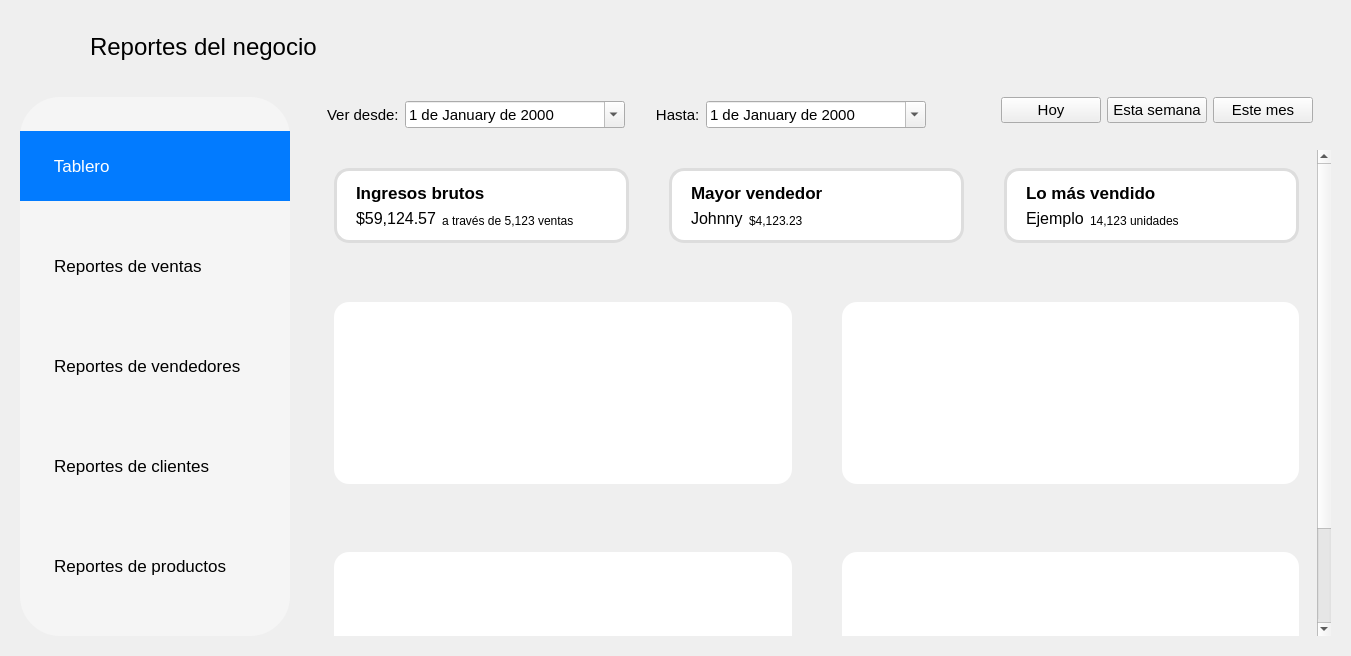
<?xml version="1.0" encoding="UTF-8"?>
<ui version="4.0">
 <class>Reportes</class>
 <widget class="QWidget" name="Reportes">
  <property name="geometry">
   <rect>
    <x>0</x>
    <y>0</y>
    <width>1339</width>
    <height>656</height>
   </rect>
  </property>
  <property name="windowTitle">
   <string>Form</string>
  </property>
  <layout class="QVBoxLayout" name="verticalLayout_2">
   <item alignment="Qt::AlignLeft|Qt::AlignTop">
    <widget class="QFrame" name="frame">
     <property name="minimumSize">
      <size>
       <width>0</width>
       <height>71</height>
      </size>
     </property>
     <property name="styleSheet">
      <string notr="true">QFrame { border: none; }</string>
     </property>
     <property name="frameShape">
      <enum>QFrame::StyledPanel</enum>
     </property>
     <property name="frameShadow">
      <enum>QFrame::Raised</enum>
     </property>
     <layout class="QHBoxLayout" name="horizontalLayout">
      <property name="spacing">
       <number>20</number>
      </property>
      <property name="leftMargin">
       <number>27</number>
      </property>
      <property name="rightMargin">
       <number>18</number>
      </property>
      <item>
       <widget class="QPushButton" name="btRegresar">
        <property name="cursor">
         <cursorShape>PointingHandCursor</cursorShape>
        </property>
        <property name="styleSheet">
         <string notr="true">QPushButton {
        background-color: transparent;
        border: none;
        padding: 0px;
    }
    QPushButton:hover {
        background-color: rgba(255, 255, 255, 0);
    }
    QPushButton:pressed {
        background-color: rgba(255, 255, 255, 0);
    }</string>
        </property>
        <property name="text">
         <string notr="true"/>
        </property>
        <property name="icon">
         <iconset resource="../resources.qrc">
          <normaloff>:/img/resources/images/leftarrow.png</normaloff>:/img/resources/images/leftarrow.png</iconset>
        </property>
        <property name="iconSize">
         <size>
          <width>40</width>
          <height>40</height>
         </size>
        </property>
        <property name="flat">
         <bool>true</bool>
        </property>
       </widget>
      </item>
      <item>
       <widget class="QLabel" name="lbTitulo">
        <property name="minimumSize">
         <size>
          <width>211</width>
          <height>41</height>
         </size>
        </property>
        <property name="font">
         <font>
          <pointsize>18</pointsize>
         </font>
        </property>
        <property name="text">
         <string>Reportes del negocio</string>
        </property>
       </widget>
      </item>
     </layout>
    </widget>
   </item>
   <item>
    <widget class="QFrame" name="frame1">
     <property name="sizePolicy">
      <sizepolicy hsizetype="Preferred" vsizetype="Expanding">
       <horstretch>0</horstretch>
       <verstretch>0</verstretch>
      </sizepolicy>
     </property>
     <layout class="QGridLayout" name="gridLayout_5">
      <property name="horizontalSpacing">
       <number>26</number>
      </property>
      <item row="0" column="0" rowspan="2">
       <widget class="QFrame" name="frameBotones">
        <property name="styleSheet">
         <string notr="true">background-color: rgb(245, 245, 245);
border-radius: 40px;</string>
        </property>
        <layout class="QVBoxLayout" name="verticalLayout">
         <property name="leftMargin">
          <number>0</number>
         </property>
         <property name="topMargin">
          <number>0</number>
         </property>
         <property name="rightMargin">
          <number>0</number>
         </property>
         <property name="bottomMargin">
          <number>20</number>
         </property>
         <item>
          <widget class="QPushButton" name="btTablero">
           <property name="sizePolicy">
            <sizepolicy hsizetype="Minimum" vsizetype="Expanding">
             <horstretch>0</horstretch>
             <verstretch>0</verstretch>
            </sizepolicy>
           </property>
           <property name="minimumSize">
            <size>
             <width>0</width>
             <height>70</height>
            </size>
           </property>
           <property name="maximumSize">
            <size>
             <width>16777215</width>
             <height>50</height>
            </size>
           </property>
           <property name="font">
            <font>
             <pointsize>13</pointsize>
            </font>
           </property>
           <property name="cursor">
            <cursorShape>PointingHandCursor</cursorShape>
           </property>
           <property name="styleSheet">
            <string notr="true">QPushButton {
	background-color: transparent;
	text-align: left;
	padding-left: 20px;
}

QPushButton:hover {
	background-color: rgba(2,123,255,255);
	color: white;
}
QPushButton:pressed {
	background-color: rgba(0,95,160,255);
	color: white;
}
QPushButton:checked {
	background-color: rgba(2,123,255,255);
	color: white;
}</string>
           </property>
           <property name="text">
            <string>   Tablero</string>
           </property>
           <property name="icon">
            <iconset resource="../resources.qrc">
             <normaloff>:/img/resources/images/blocks.png</normaloff>:/img/resources/images/blocks.png</iconset>
           </property>
           <property name="iconSize">
            <size>
             <width>25</width>
             <height>25</height>
            </size>
           </property>
           <property name="checkable">
            <bool>true</bool>
           </property>
           <property name="checked">
            <bool>true</bool>
           </property>
           <property name="autoExclusive">
            <bool>true</bool>
           </property>
           <property name="flat">
            <bool>true</bool>
           </property>
          </widget>
         </item>
         <item>
          <widget class="QPushButton" name="btVentas">
           <property name="sizePolicy">
            <sizepolicy hsizetype="Minimum" vsizetype="Expanding">
             <horstretch>0</horstretch>
             <verstretch>0</verstretch>
            </sizepolicy>
           </property>
           <property name="minimumSize">
            <size>
             <width>0</width>
             <height>70</height>
            </size>
           </property>
           <property name="maximumSize">
            <size>
             <width>16777215</width>
             <height>50</height>
            </size>
           </property>
           <property name="font">
            <font>
             <pointsize>13</pointsize>
            </font>
           </property>
           <property name="cursor">
            <cursorShape>PointingHandCursor</cursorShape>
           </property>
           <property name="styleSheet">
            <string notr="true">QPushButton {
	background-color: transparent;
	text-align: left;
	padding-left: 20px;
}

QPushButton:hover {
	background-color: rgba(2,123,255,255);
	color: white;
}
QPushButton:pressed {
	background-color: rgba(0,95,160,255);
	color: white;
}
QPushButton:checked {
	background-color: rgba(2,123,255,255);
	color: white;
}</string>
           </property>
           <property name="text">
            <string>   Reportes de ventas</string>
           </property>
           <property name="icon">
            <iconset resource="../resources.qrc">
             <normaloff>:/img/resources/images/crecimiento.png</normaloff>:/img/resources/images/crecimiento.png</iconset>
           </property>
           <property name="iconSize">
            <size>
             <width>25</width>
             <height>25</height>
            </size>
           </property>
           <property name="checkable">
            <bool>true</bool>
           </property>
           <property name="autoExclusive">
            <bool>true</bool>
           </property>
           <property name="flat">
            <bool>true</bool>
           </property>
          </widget>
         </item>
         <item>
          <widget class="QPushButton" name="btVendedores">
           <property name="sizePolicy">
            <sizepolicy hsizetype="Minimum" vsizetype="Expanding">
             <horstretch>0</horstretch>
             <verstretch>0</verstretch>
            </sizepolicy>
           </property>
           <property name="minimumSize">
            <size>
             <width>270</width>
             <height>70</height>
            </size>
           </property>
           <property name="maximumSize">
            <size>
             <width>16777215</width>
             <height>50</height>
            </size>
           </property>
           <property name="font">
            <font>
             <pointsize>13</pointsize>
            </font>
           </property>
           <property name="cursor">
            <cursorShape>PointingHandCursor</cursorShape>
           </property>
           <property name="styleSheet">
            <string notr="true">QPushButton {
	background-color: transparent;
	text-align: left;
	padding-left: 20px;
}

QPushButton:hover {
	background-color: rgba(2,123,255,255);
	color: white;
}
QPushButton:pressed {
	background-color: rgba(0,95,160,255);
	color: white;
}
QPushButton:checked {
	background-color: rgba(2,123,255,255);
	color: white;
}</string>
           </property>
           <property name="text">
            <string>   Reportes de vendedores</string>
           </property>
           <property name="icon">
            <iconset resource="../resources.qrc">
             <normaloff>:/img/resources/images/grupo.png</normaloff>:/img/resources/images/grupo.png</iconset>
           </property>
           <property name="iconSize">
            <size>
             <width>25</width>
             <height>25</height>
            </size>
           </property>
           <property name="checkable">
            <bool>true</bool>
           </property>
           <property name="autoExclusive">
            <bool>true</bool>
           </property>
           <property name="flat">
            <bool>true</bool>
           </property>
          </widget>
         </item>
         <item>
          <widget class="QPushButton" name="btVendedores_2">
           <property name="sizePolicy">
            <sizepolicy hsizetype="Minimum" vsizetype="Expanding">
             <horstretch>0</horstretch>
             <verstretch>0</verstretch>
            </sizepolicy>
           </property>
           <property name="minimumSize">
            <size>
             <width>270</width>
             <height>70</height>
            </size>
           </property>
           <property name="maximumSize">
            <size>
             <width>16777215</width>
             <height>50</height>
            </size>
           </property>
           <property name="font">
            <font>
             <pointsize>13</pointsize>
            </font>
           </property>
           <property name="cursor">
            <cursorShape>PointingHandCursor</cursorShape>
           </property>
           <property name="styleSheet">
            <string notr="true">QPushButton {
	background-color: transparent;
	text-align: left;
	padding-left: 20px;
}

QPushButton:hover {
	background-color: rgba(2,123,255,255);
	color: white;
}
QPushButton:pressed {
	background-color: rgba(0,95,160,255);
	color: white;
}
QPushButton:checked {
	background-color: rgba(2,123,255,255);
	color: white;
}</string>
           </property>
           <property name="text">
            <string>   Reportes de clientes</string>
           </property>
           <property name="icon">
            <iconset resource="../resources.qrc">
             <normaloff>:/img/resources/images/comprador.png</normaloff>:/img/resources/images/comprador.png</iconset>
           </property>
           <property name="iconSize">
            <size>
             <width>25</width>
             <height>25</height>
            </size>
           </property>
           <property name="checkable">
            <bool>true</bool>
           </property>
           <property name="autoExclusive">
            <bool>true</bool>
           </property>
           <property name="flat">
            <bool>true</bool>
           </property>
          </widget>
         </item>
         <item>
          <widget class="QPushButton" name="btProductos">
           <property name="sizePolicy">
            <sizepolicy hsizetype="Minimum" vsizetype="Expanding">
             <horstretch>0</horstretch>
             <verstretch>0</verstretch>
            </sizepolicy>
           </property>
           <property name="minimumSize">
            <size>
             <width>0</width>
             <height>70</height>
            </size>
           </property>
           <property name="maximumSize">
            <size>
             <width>16777215</width>
             <height>50</height>
            </size>
           </property>
           <property name="font">
            <font>
             <pointsize>13</pointsize>
            </font>
           </property>
           <property name="cursor">
            <cursorShape>PointingHandCursor</cursorShape>
           </property>
           <property name="styleSheet">
            <string notr="true">QPushButton {
	background-color: transparent;
	text-align: left;
	padding-left: 20px;
}

QPushButton:hover {
	background-color: rgba(2,123,255,255);
	color: white;
}
QPushButton:pressed {
	background-color: rgba(0,95,160,255);
	color: white;
}
QPushButton:checked {
	background-color: rgba(2,123,255,255);
	color: white;
}</string>
           </property>
           <property name="text">
            <string>   Reportes de productos</string>
           </property>
           <property name="icon">
            <iconset resource="../resources.qrc">
             <normaloff>:/img/resources/images/paquete.png</normaloff>:/img/resources/images/paquete.png</iconset>
           </property>
           <property name="iconSize">
            <size>
             <width>25</width>
             <height>25</height>
            </size>
           </property>
           <property name="checkable">
            <bool>true</bool>
           </property>
           <property name="autoExclusive">
            <bool>true</bool>
           </property>
           <property name="flat">
            <bool>true</bool>
           </property>
          </widget>
         </item>
        </layout>
       </widget>
      </item>
      <item row="0" column="1">
       <widget class="QWidget" name="widget_2" native="true">
        <layout class="QHBoxLayout" name="horizontalLayout_4">
         <property name="topMargin">
          <number>0</number>
         </property>
         <property name="bottomMargin">
          <number>12</number>
         </property>
         <item>
          <widget class="QFrame" name="frame_12">
           <property name="frameShape">
            <enum>QFrame::NoFrame</enum>
           </property>
           <property name="frameShadow">
            <enum>QFrame::Raised</enum>
           </property>
           <layout class="QHBoxLayout" name="horizontalLayout_8">
            <property name="leftMargin">
             <number>2</number>
            </property>
            <property name="topMargin">
             <number>0</number>
            </property>
            <property name="bottomMargin">
             <number>0</number>
            </property>
            <item>
             <widget class="QLabel" name="label_7">
              <property name="font">
               <font>
                <family>Segoe UI</family>
                <pointsize>11</pointsize>
               </font>
              </property>
              <property name="text">
               <string>Ver desde:</string>
              </property>
             </widget>
            </item>
            <item>
             <widget class="QDateEdit" name="dateDesde">
              <property name="minimumSize">
               <size>
                <width>220</width>
                <height>0</height>
               </size>
              </property>
              <property name="maximumSize">
               <size>
                <width>220</width>
                <height>16777215</height>
               </size>
              </property>
              <property name="font">
               <font>
                <family>Segoe UI</family>
                <pointsize>11</pointsize>
               </font>
              </property>
              <property name="displayFormat">
               <string>d 'de' MMMM 'de' yyyy</string>
              </property>
              <property name="calendarPopup">
               <bool>true</bool>
              </property>
             </widget>
            </item>
            <item>
             <widget class="QLabel" name="label_8">
              <property name="font">
               <font>
                <family>Segoe UI</family>
                <pointsize>11</pointsize>
               </font>
              </property>
              <property name="text">
               <string>      Hasta:</string>
              </property>
             </widget>
            </item>
            <item>
             <widget class="QDateEdit" name="dateHasta">
              <property name="minimumSize">
               <size>
                <width>220</width>
                <height>0</height>
               </size>
              </property>
              <property name="maximumSize">
               <size>
                <width>220</width>
                <height>16777215</height>
               </size>
              </property>
              <property name="font">
               <font>
                <family>Segoe UI</family>
                <pointsize>11</pointsize>
               </font>
              </property>
              <property name="displayFormat">
               <string>d 'de' MMMM 'de' yyyy</string>
              </property>
              <property name="calendarPopup">
               <bool>true</bool>
              </property>
             </widget>
            </item>
           </layout>
          </widget>
         </item>
         <item alignment="Qt::AlignRight">
          <widget class="QFrame" name="frame_13">
           <layout class="QHBoxLayout" name="horizontalLayout_9">
            <property name="leftMargin">
             <number>60</number>
            </property>
            <property name="topMargin">
             <number>0</number>
            </property>
            <item>
             <widget class="QPushButton" name="btHoy">
              <property name="minimumSize">
               <size>
                <width>100</width>
                <height>0</height>
               </size>
              </property>
              <property name="font">
               <font>
                <family>Segoe UI</family>
                <pointsize>11</pointsize>
               </font>
              </property>
              <property name="text">
               <string notr="true">Hoy</string>
              </property>
             </widget>
            </item>
            <item>
             <widget class="QPushButton" name="btEstaSemana">
              <property name="minimumSize">
               <size>
                <width>100</width>
                <height>0</height>
               </size>
              </property>
              <property name="font">
               <font>
                <family>Segoe UI</family>
                <pointsize>11</pointsize>
               </font>
              </property>
              <property name="text">
               <string notr="true">Esta semana</string>
              </property>
             </widget>
            </item>
            <item>
             <widget class="QPushButton" name="btEsteMes">
              <property name="minimumSize">
               <size>
                <width>100</width>
                <height>0</height>
               </size>
              </property>
              <property name="font">
               <font>
                <family>Segoe UI</family>
                <pointsize>11</pointsize>
               </font>
              </property>
              <property name="text">
               <string notr="true">Este mes</string>
              </property>
             </widget>
            </item>
           </layout>
          </widget>
         </item>
        </layout>
       </widget>
      </item>
      <item row="1" column="1">
       <widget class="QScrollArea" name="scrollArea">
        <property name="frameShape">
         <enum>QFrame::NoFrame</enum>
        </property>
        <property name="widgetResizable">
         <bool>true</bool>
        </property>
        <widget class="QWidget" name="scrollAreaWidgetContents">
         <property name="geometry">
          <rect>
           <x>0</x>
           <y>0</y>
           <width>990</width>
           <height>616</height>
          </rect>
         </property>
         <layout class="QHBoxLayout" name="horizontalLayout_10">
          <item>
           <widget class="QStackedWidget" name="stackedWidget">
            <property name="currentIndex">
             <number>0</number>
            </property>
            <widget class="QWidget" name="page">
             <layout class="QGridLayout" name="gridLayout">
              <property name="horizontalSpacing">
               <number>40</number>
              </property>
              <property name="verticalSpacing">
               <number>50</number>
              </property>
              <item row="0" column="2">
               <widget class="QWidget" name="productoW" native="true">
                <property name="styleSheet">
                 <string notr="true">QWidget#productoW {
	background-color: rgb(255, 255, 255);
	border-radius: 15px;
	border: 3px solid #ddd;
}</string>
                </property>
                <layout class="QHBoxLayout" name="horizontalLayout_7">
                 <property name="leftMargin">
                  <number>0</number>
                 </property>
                 <property name="topMargin">
                  <number>0</number>
                 </property>
                 <property name="bottomMargin">
                  <number>0</number>
                 </property>
                 <item>
                  <widget class="QLabel" name="label_6">
                   <property name="maximumSize">
                    <size>
                     <width>80</width>
                     <height>80</height>
                    </size>
                   </property>
                   <property name="styleSheet">
                    <string notr="true"/>
                   </property>
                   <property name="text">
                    <string/>
                   </property>
                   <property name="pixmap">
                    <pixmap resource="../resources.qrc">:/img/resources/images/paq_block.png</pixmap>
                   </property>
                   <property name="scaledContents">
                    <bool>true</bool>
                   </property>
                  </widget>
                 </item>
                 <item>
                  <widget class="QWidget" name="widget3" native="true">
                   <layout class="QGridLayout" name="gridLayout_4">
                    <property name="topMargin">
                     <number>15</number>
                    </property>
                    <property name="bottomMargin">
                     <number>15</number>
                    </property>
                    <item row="1" column="0">
                     <widget class="QLabel" name="lbProdVendidos">
                      <property name="sizePolicy">
                       <sizepolicy hsizetype="Minimum" vsizetype="Preferred">
                        <horstretch>0</horstretch>
                        <verstretch>0</verstretch>
                       </sizepolicy>
                      </property>
                      <property name="font">
                       <font>
                        <pointsize>12</pointsize>
                       </font>
                      </property>
                      <property name="text">
                       <string>Ejemplo</string>
                      </property>
                     </widget>
                    </item>
                    <item row="1" column="1">
                     <widget class="QLabel" name="lbProdCount">
                      <property name="sizePolicy">
                       <sizepolicy hsizetype="Expanding" vsizetype="Preferred">
                        <horstretch>0</horstretch>
                        <verstretch>0</verstretch>
                       </sizepolicy>
                      </property>
                      <property name="text">
                       <string>14,123 unidades</string>
                      </property>
                      <property name="alignment">
                       <set>Qt::AlignBottom|Qt::AlignLeading|Qt::AlignLeft</set>
                      </property>
                     </widget>
                    </item>
                    <item row="0" column="0" colspan="2">
                     <widget class="QLabel" name="label_3">
                      <property name="font">
                       <font>
                        <pointsize>13</pointsize>
                        <bold>true</bold>
                       </font>
                      </property>
                      <property name="text">
                       <string>Lo más vendido</string>
                      </property>
                     </widget>
                    </item>
                   </layout>
                  </widget>
                 </item>
                </layout>
               </widget>
              </item>
              <item row="1" column="0" colspan="3">
               <widget class="QWidget" name="widget_4" native="true">
                <property name="sizePolicy">
                 <sizepolicy hsizetype="Expanding" vsizetype="Expanding">
                  <horstretch>0</horstretch>
                  <verstretch>0</verstretch>
                 </sizepolicy>
                </property>
                <property name="minimumSize">
                 <size>
                  <width>0</width>
                  <height>200</height>
                 </size>
                </property>
                <property name="styleSheet">
                 <string notr="true"/>
                </property>
                <layout class="QHBoxLayout" name="horizontalLayout_2">
                 <property name="spacing">
                  <number>50</number>
                 </property>
                 <property name="leftMargin">
                  <number>0</number>
                 </property>
                 <property name="rightMargin">
                  <number>0</number>
                 </property>
                 <item>
                  <widget class="QWidget" name="placeholder_1" native="true">
                   <property name="styleSheet">
                    <string notr="true">background-color: rgb(255, 255, 255);
border-radius: 15px;</string>
                   </property>
                  </widget>
                 </item>
                 <item>
                  <widget class="QWidget" name="widget_5" native="true">
                   <property name="styleSheet">
                    <string notr="true">background-color: rgb(255, 255, 255);
border-radius: 15px;</string>
                   </property>
                  </widget>
                 </item>
                </layout>
               </widget>
              </item>
              <item row="0" column="0">
               <widget class="QWidget" name="ingresosW" native="true">
                <property name="styleSheet">
                 <string notr="true">QWidget#ingresosW {
	background-color: rgb(255, 255, 255);
	border-radius: 15px;
	border: 3px solid #ddd;
}</string>
                </property>
                <layout class="QHBoxLayout" name="horizontalLayout_5">
                 <property name="leftMargin">
                  <number>0</number>
                 </property>
                 <property name="topMargin">
                  <number>0</number>
                 </property>
                 <property name="bottomMargin">
                  <number>0</number>
                 </property>
                 <item>
                  <widget class="QLabel" name="label_4">
                   <property name="maximumSize">
                    <size>
                     <width>80</width>
                     <height>80</height>
                    </size>
                   </property>
                   <property name="styleSheet">
                    <string notr="true"/>
                   </property>
                   <property name="text">
                    <string/>
                   </property>
                   <property name="pixmap">
                    <pixmap resource="../resources.qrc">:/img/resources/images/dolar.png</pixmap>
                   </property>
                   <property name="scaledContents">
                    <bool>true</bool>
                   </property>
                  </widget>
                 </item>
                 <item>
                  <widget class="QWidget" name="widgett" native="true">
                   <layout class="QGridLayout" name="gridLayout_2">
                    <property name="topMargin">
                     <number>15</number>
                    </property>
                    <property name="bottomMargin">
                     <number>15</number>
                    </property>
                    <item row="1" column="0">
                     <widget class="QLabel" name="lbIngresosBrutos">
                      <property name="sizePolicy">
                       <sizepolicy hsizetype="Minimum" vsizetype="Preferred">
                        <horstretch>0</horstretch>
                        <verstretch>0</verstretch>
                       </sizepolicy>
                      </property>
                      <property name="font">
                       <font>
                        <pointsize>12</pointsize>
                       </font>
                      </property>
                      <property name="text">
                       <string>$59,124.57</string>
                      </property>
                     </widget>
                    </item>
                    <item row="1" column="1">
                     <widget class="QLabel" name="lbCountVentas">
                      <property name="sizePolicy">
                       <sizepolicy hsizetype="Expanding" vsizetype="Preferred">
                        <horstretch>0</horstretch>
                        <verstretch>0</verstretch>
                       </sizepolicy>
                      </property>
                      <property name="text">
                       <string>a través de 5,123 ventas</string>
                      </property>
                      <property name="alignment">
                       <set>Qt::AlignBottom|Qt::AlignLeading|Qt::AlignLeft</set>
                      </property>
                     </widget>
                    </item>
                    <item row="0" column="0" colspan="2">
                     <widget class="QLabel" name="label">
                      <property name="font">
                       <font>
                        <pointsize>13</pointsize>
                        <bold>true</bold>
                       </font>
                      </property>
                      <property name="text">
                       <string>Ingresos brutos</string>
                      </property>
                     </widget>
                    </item>
                   </layout>
                  </widget>
                 </item>
                </layout>
               </widget>
              </item>
              <item row="0" column="1">
               <widget class="QWidget" name="vendedorW" native="true">
                <property name="styleSheet">
                 <string notr="true">QWidget#vendedorW {
	background-color: rgb(255, 255, 255);
	border-radius: 15px;
	border: 3px solid #ddd;
}</string>
                </property>
                <layout class="QHBoxLayout" name="horizontalLayout_6">
                 <property name="leftMargin">
                  <number>0</number>
                 </property>
                 <property name="topMargin">
                  <number>0</number>
                 </property>
                 <property name="bottomMargin">
                  <number>0</number>
                 </property>
                 <item>
                  <widget class="QLabel" name="label_5">
                   <property name="maximumSize">
                    <size>
                     <width>80</width>
                     <height>80</height>
                    </size>
                   </property>
                   <property name="styleSheet">
                    <string notr="true"/>
                   </property>
                   <property name="text">
                    <string/>
                   </property>
                   <property name="pixmap">
                    <pixmap resource="../resources.qrc">:/img/resources/images/user_block.png</pixmap>
                   </property>
                   <property name="scaledContents">
                    <bool>true</bool>
                   </property>
                  </widget>
                 </item>
                 <item>
                  <widget class="QWidget" name="widget2" native="true">
                   <layout class="QGridLayout" name="gridLayout_3">
                    <property name="topMargin">
                     <number>15</number>
                    </property>
                    <property name="bottomMargin">
                     <number>15</number>
                    </property>
                    <item row="1" column="0">
                     <widget class="QLabel" name="lbVendedorBrutos">
                      <property name="sizePolicy">
                       <sizepolicy hsizetype="Minimum" vsizetype="Preferred">
                        <horstretch>0</horstretch>
                        <verstretch>0</verstretch>
                       </sizepolicy>
                      </property>
                      <property name="font">
                       <font>
                        <pointsize>12</pointsize>
                       </font>
                      </property>
                      <property name="text">
                       <string>Johnny</string>
                      </property>
                     </widget>
                    </item>
                    <item row="1" column="1">
                     <widget class="QLabel" name="lbVendedorTotal">
                      <property name="sizePolicy">
                       <sizepolicy hsizetype="Expanding" vsizetype="Preferred">
                        <horstretch>0</horstretch>
                        <verstretch>0</verstretch>
                       </sizepolicy>
                      </property>
                      <property name="text">
                       <string>$4,123.23</string>
                      </property>
                      <property name="alignment">
                       <set>Qt::AlignBottom|Qt::AlignLeading|Qt::AlignLeft</set>
                      </property>
                     </widget>
                    </item>
                    <item row="0" column="0" colspan="2">
                     <widget class="QLabel" name="label_2">
                      <property name="font">
                       <font>
                        <pointsize>13</pointsize>
                        <bold>true</bold>
                       </font>
                      </property>
                      <property name="text">
                       <string>Mayor vendedor</string>
                      </property>
                     </widget>
                    </item>
                   </layout>
                  </widget>
                 </item>
                </layout>
               </widget>
              </item>
              <item row="2" column="0" colspan="3">
               <widget class="QWidget" name="widget_6" native="true">
                <property name="sizePolicy">
                 <sizepolicy hsizetype="Expanding" vsizetype="Expanding">
                  <horstretch>0</horstretch>
                  <verstretch>0</verstretch>
                 </sizepolicy>
                </property>
                <property name="minimumSize">
                 <size>
                  <width>0</width>
                  <height>200</height>
                 </size>
                </property>
                <property name="styleSheet">
                 <string notr="true"/>
                </property>
                <layout class="QHBoxLayout" name="horizontalLayout_11">
                 <property name="spacing">
                  <number>50</number>
                 </property>
                 <property name="leftMargin">
                  <number>0</number>
                 </property>
                 <property name="rightMargin">
                  <number>0</number>
                 </property>
                 <item>
                  <widget class="QWidget" name="widget_7" native="true">
                   <property name="styleSheet">
                    <string notr="true">background-color: rgb(255, 255, 255);
border-radius: 15px;</string>
                   </property>
                  </widget>
                 </item>
                 <item>
                  <widget class="QWidget" name="widget_8" native="true">
                   <property name="styleSheet">
                    <string notr="true">background-color: rgb(255, 255, 255);
border-radius: 15px;</string>
                   </property>
                  </widget>
                 </item>
                </layout>
               </widget>
              </item>
             </layout>
            </widget>
           </widget>
          </item>
         </layout>
        </widget>
       </widget>
      </item>
     </layout>
    </widget>
   </item>
  </layout>
 </widget>
 <resources>
  <include location="../resources.qrc"/>
 </resources>
 <connections/>
</ui>
